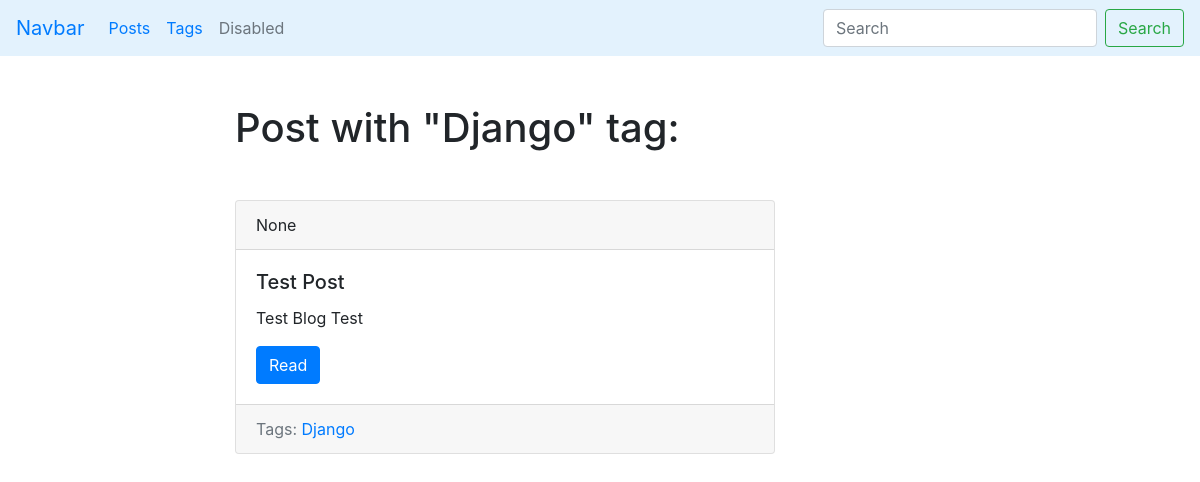
/posts/tag/django, run on an earlier commit of the app's database.
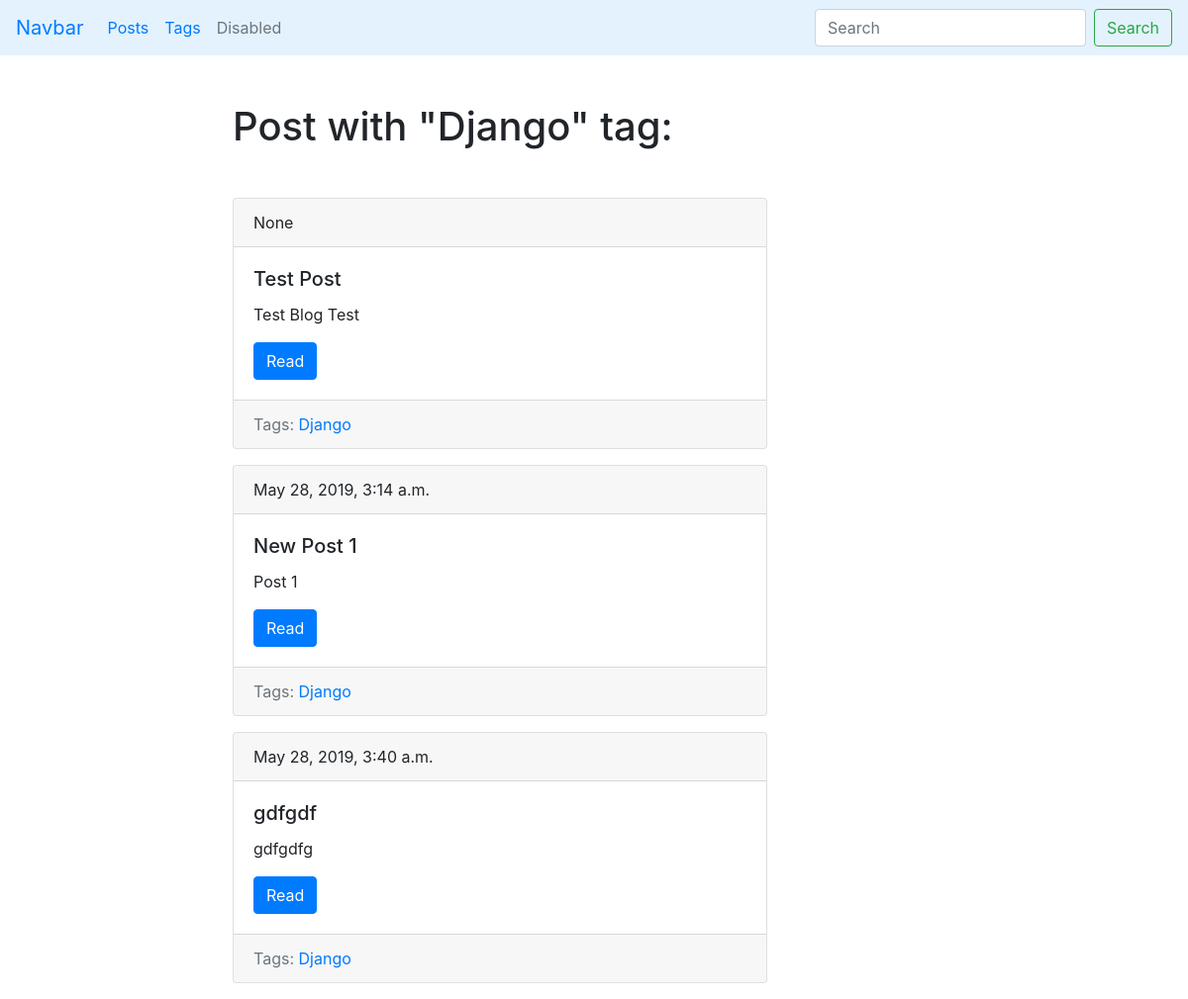
And on a later commit of the database.
### blog/models.py (models this page shows, shortened)
class Tag(models.Model):
    title = models.CharField(max_length=50)
    slug = models.SlugField(max_length=50, unique=True)
    def get_absolute_url(self):
        return reverse("tag_detail_url", kwargs={"slug": self.slug})

class Post(models.Model):
    title = models.CharField(max_length=150, db_index=True)
    slug = models.SlugField(max_length=150, blank=True, unique=True)
    body = models.TextField(blank=True, db_index=True)
    tags = models.ManyToManyField("Tag", blank=True, related_name="posts")
    date_pub = models.DateTimeField(auto_now_add=True)
    def get_absolute_url(self):
        return reverse("post_detail_url", kwargs={"slug": self.slug})

### blog/views.py (the view)
# urls.py: path("tag/<str:slug>", TagDetail.as_view(), name="tag_detail_url")
class TagDetail(ObjectDetailMixin, View):
    model = Tag
    template = 'blog/tag_detail.html'

### blog/utility.py (called while the page is built)
    def get(self, request, slug):
        obj = get_object_or_404(self.model, slug__iexact=slug)
        return render(request, self.template, context={self.model.__name__.lower():obj})

### blog/templates/blog/tag_detail.html (shortened to what this page needs)
{% extends "blog/base_blog.html" %}
{% block content %}
    <h1 class="mb-5"> Post with "{{ tag.title|title }}" tag:</h1>
    {% for post in tag.posts.all %}
        {% include "blog/includes/post_card_detail.html" %}
    {% endfor %}
{% endblock %}

### blog/templates/blog/base_blog.html
{% extends "base.html" %}

### templates/base.html (shortened to what this page needs)
<!DOCTYPE html>
<html>
<head>
  <link rel="stylesheet" href="https://stackpath.bootstrapcdn.com/bootstrap/4.3.1/css/bootstrap.min.css">
</head>
<body>
<nav class="navbar navbar-expand-lg" style="background-color: #e3f2fd;">
  <a class="navbar-brand" href="#">Navbar</a>
  <div class="collapse navbar-collapse" id="navbarTogglerDemo02">
    <ul class="navbar-nav mr-auto mt-2 mt-lg-0">
      <li class="nav-item active">
        <a class="nav-link" href="{% url "posts_list_url" %}">Posts</a>
      </li>
      <li class="nav-item">
        <a class="nav-link" href="{% url "tags_list_url" %}">Tags</a>
      </li>
      <li class="nav-item">
        <a class="nav-link disabled" href="#" tabindex="-1" aria-disabled="true">Disabled</a>
      </li>
    </ul>
    <form class="form-inline my-2 my-lg-0">
      <input class="form-control mr-sm-2" type="search" placeholder="Search">
      <button class="btn btn-outline-success my-2 my-sm-0" type="submit">Search</button>
    </form>
  </div>
</nav>
<div class="container mt-5">
    <div class="row">
        <div class="col-6 offset-md-2">
            {% block content %}{% endblock %}
        </div>
    </div>
</div>
</body>
</html>

### blog/templates/blog/includes/post_card_detail.html
<div class="card mb-3">
        <div class="card-header">
            {{post.date_pub}}
        </div>
        <div class="card-body">
            <h5 class="card-title">{{post.title}}</h5>
            <p class="card-text">{{post.body|truncatewords:15}}</p>
            <a href="{{ post.get_absolute_url }}" class="btn btn-primary">Read</a>
        </div>
        <div class="card-footer text-muted">
            Tags:
            {% for tag in post.tags.all %}
                <a href="{{ tag.get_absolute_url }}"> {{ tag.title }} </a>
            {% endfor %}
        </div>
</div>

What changed in the data, as far as the page shows it:
added Post: date_pub "May 28, 2019, 3:14 a.m.", title "New Post 1", body "Post 1", Tag (title "Django")
added Post: date_pub "May 28, 2019, 3:40 a.m.", title "gdfgdf", body "gdfgdfg", Tag (title "Django")
